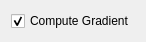
<?xml version="1.0" encoding="UTF-8"?>
<ui version="4.0">
 <class>QmitkNormalizedCorrelationMetricControls</class>
 <widget class="QWidget" name="QmitkNormalizedCorrelationMetricControls">
  <property name="geometry">
   <rect>
    <x>0</x>
    <y>0</y>
    <width>130</width>
    <height>38</height>
   </rect>
  </property>
  <property name="windowTitle">
   <string>Form</string>
  </property>
  <layout class="QVBoxLayout" name="verticalLayout">
   <item>
    <widget class="QCheckBox" name="m_ComputeGradient">
     <property name="minimumSize">
      <size>
       <width>0</width>
       <height>20</height>
      </size>
     </property>
     <property name="font">
      <font>
       <weight>50</weight>
       <bold>false</bold>
      </font>
     </property>
     <property name="text">
      <string>Compute Gradient</string>
     </property>
     <property name="checked">
      <bool>true</bool>
     </property>
    </widget>
   </item>
  </layout>
 </widget>
 <resources/>
 <connections/>
</ui>
